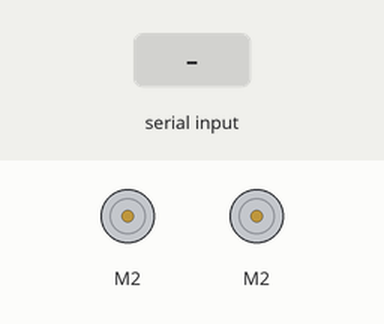
A sketch run on a simulated Arduino Uno, built with avr-gcc and run on an emulated ATmega328P. On the bench: 2 × DC motor (green arrow = forward, orange = backward, longer = faster). Inputs (shaded band) come from the test bench.

Above: at 1.2 s.
1.3 s: "w" received over the second serial link
At 1.8 s:
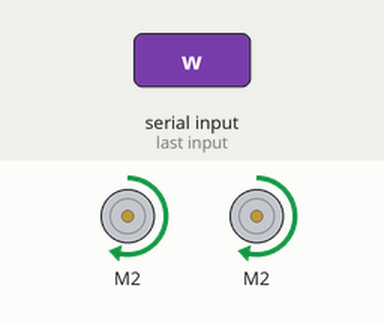
2.8 s: "s" received over the second serial link
At 4.0 s:
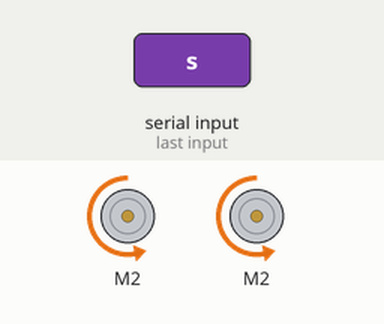
4.3 s: "a" received over the second serial link
At 5.2 s:
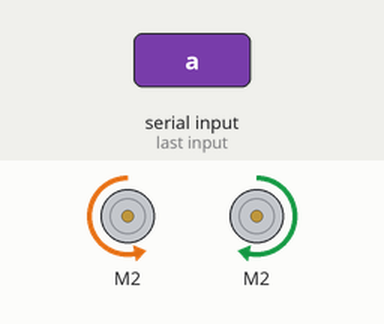
5.8 s: "d" received over the second serial link
At 6.4 s:
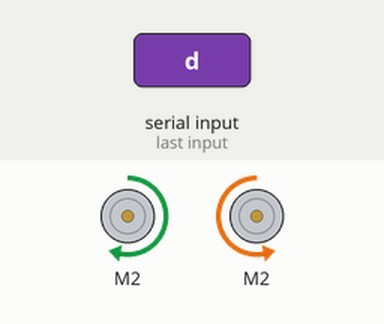
7.3 s: "p" received over the second serial link
At 8.5 s:
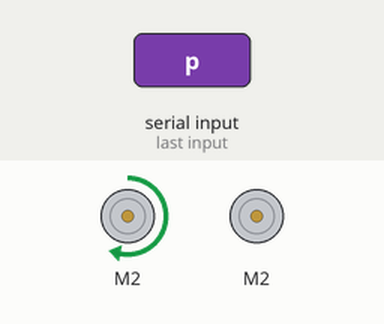
8.8 s: "m" received over the second serial link
At 9.9 s:
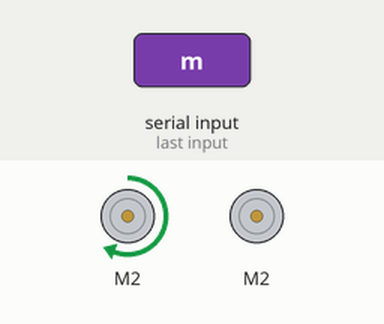
Timing chart, 0 to 11.3 s (numbered marks = the images above; inputs shaded):
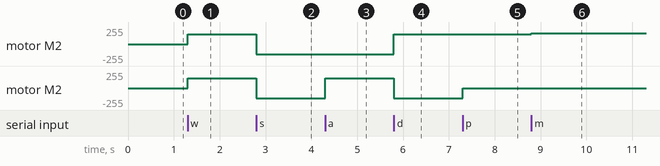

The sketch:

bluetooth_Rc_car_code.ino
```cpp
#include <AFMotor.h>
#include <SoftwareSerial.h>

const int rxPin = A0;
const int txPin = 2;

SoftwareSerial mySerial(rxPin, txPin); // RX, TX

AF_DCMotor motor1(2);
AF_DCMotor motor2(2);
int speed = 150;

void setup() {
  mySerial.begin(9600);
  motor1.setSpeed(speed);
  motor2.setSpeed(speed);
  motor1.run(RELEASE);
  motor2.run(RELEASE);
}

void loop() {
  if (mySerial.available()) {
    char ch = mySerial.read();

    switch (ch) {
      case 'w':
          motor1.run(FORWARD);
          motor2.run(FORWARD);
          break;
      case 's':
          motor1.run(BACKWARD);
          motor2.run(BACKWARD);
          break;
      case 'a':
          motor1.run(BACKWARD);
          motor2.run(FORWARD);
          break;
      case 'd':
          motor1.run(FORWARD);
          motor2.run(BACKWARD);
          break;
      case 'h':
          motor1.run(RELEASE);
          motor2.run(RELEASE);
          break;
      case 'o':
          motor1.run(RELEASE);
          motor2.run(RELEASE);
          break;
      case 'p':
          motor1.run(FORWARD);
          motor2.run(RELEASE);
          break;
      case 'm':
          speed += 10;
          if (speed >= 250) speed = 250;
          motor1.setSpeed(speed);
          motor2.setSpeed(speed);
          break;
      case 'n':
          speed -= 10;
          if (speed <= 0) speed = 0;
          motor1.setSpeed(speed);
          motor2.setSpeed(speed);
          break;
      }
    }

}
```

Measured:
- after the input at 1.3 s, motor M2, motor M2: stopped → forward 150/255 at once
- after the input at 2.8 s, motor M2, motor M2: forward 150/255 → backward 150/255 at once
- after the input at 4.3 s, motor M2: backward 150/255 → forward 150/255 at once
- after the input at 5.8 s, motor M2: backward 150/255 → forward 150/255 at once; motor M2: forward 150/255 → backward 150/255 at once
- after the input at 7.3 s, motor M2: backward 150/255 → stopped at once
- after the input at 8.8 s, motor M2: forward 150/255 → forward 160/255 at once
